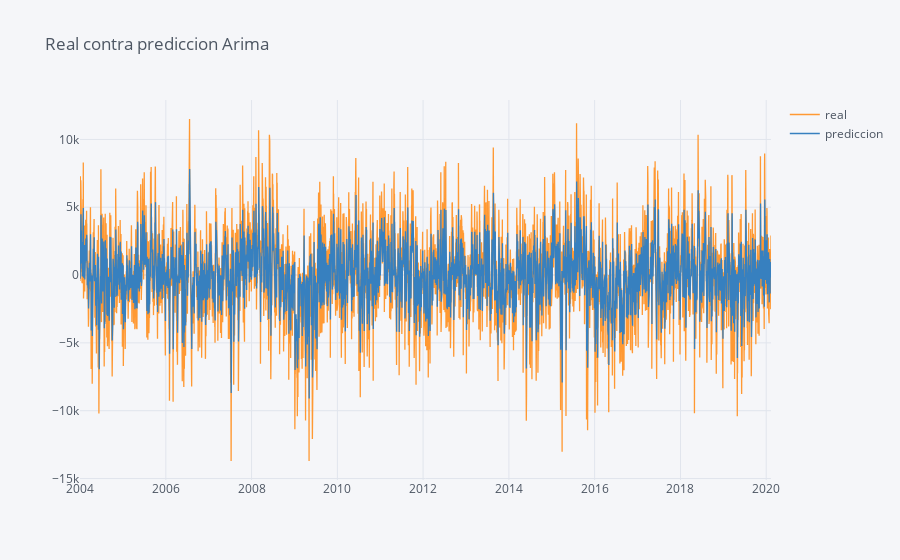

Here is the notebook cell this chart was saved with:
### Code cell
import chart_studio.plotly as ply
import cufflinks as cf
cf.go_offline()
cras = pd.DataFrame(ovo, columns = ["real"])
cras["prediccion"] = results.fittedvalues
cras.iplot(title="Real contra prediccion Arima")

### Figure 1 — Plotly figure (JSON) as saved in the notebook; plotly's stock layout.template omitted (floating-point values rounded to 4 significant figures; data arrays with more than 128 entries replaced by an {"elided": "..."} marker saying what was removed)
{"data": [{"line": {"color": "rgba(255, 153, 51, 1.0)", "dash": "solid", "shape": "linear", "width": 1.3}, "mode": "lines", "name": "real", "text": "", "type": "scatter", "x": {"elided": "5886 str values"}, "y": {"elided": "5886 float values"}}, {"line": {"color": "rgba(55, 128, 191, 1.0)", "dash": "solid", "shape": "linear", "width": 1.3}, "mode": "lines", "name": "prediccion", "text": "", "type": "scatter", "x": {"elided": "5886 str values"}, "y": {"elided": "5886 float values"}}], "layout": {"legend": {"bgcolor": "#F5F6F9", "font": {"color": "#4D5663"}}, "paper_bgcolor": "#F5F6F9", "plot_bgcolor": "#F5F6F9", "title": {"font": {"color": "#4D5663"}, "text": "Real contra prediccion Arima"}, "xaxis": {"gridcolor": "#E1E5ED", "showgrid": true, "tickfont": {"color": "#4D5663"}, "title": {"font": {"color": "#4D5663"}, "text": ""}, "zerolinecolor": "#E1E5ED"}, "yaxis": {"gridcolor": "#E1E5ED", "showgrid": true, "tickfont": {"color": "#4D5663"}, "title": {"font": {"color": "#4D5663"}, "text": ""}, "zerolinecolor": "#E1E5ED"}}}
